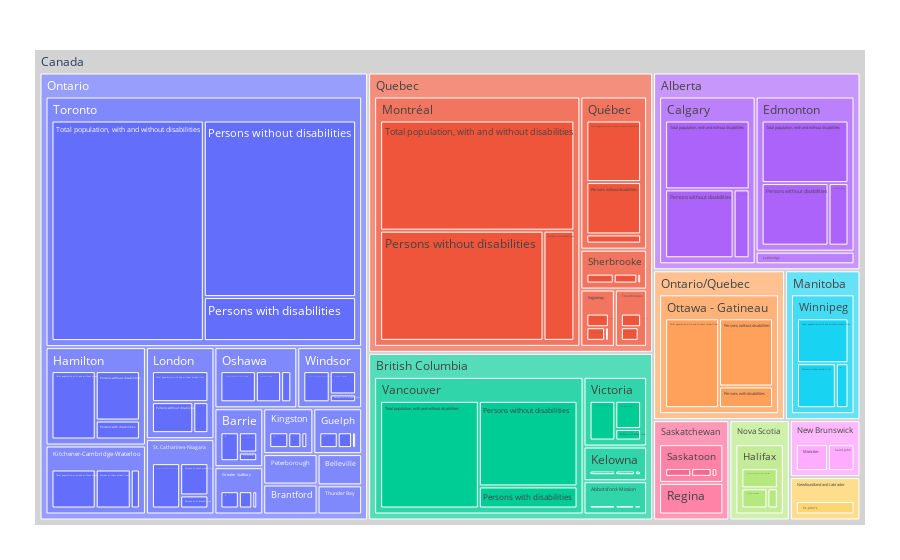

Here is the notebook cell this chart was saved with:
### Code cell
provinces = px.treemap(by_pop, path=[px.Constant("Canada"), 'Province', 'City', 'Disability'], values='Number')
provinces.update_traces(root_color="lightgrey")
provinces.update_layout(margin = dict(t=50, l=35, r=35, b=35))
provinces.show()

### Figure 1 — Plotly figure (JSON) as saved in the notebook; plotly's stock layout.template omitted (floating-point values rounded to 4 significant figures; data arrays with more than 128 entries replaced by an {"elided": "..."} marker saying what was removed)
{"data": [{"branchvalues": "total", "domain": {"x": [0, 1], "y": [0, 1]}, "hovertemplate": "labels=%{label}<br>Number=%{value}<br>parent=%{parent}<br>id=%{id}<extra></extra>", "ids": {"elided": "151 str values"}, "labels": {"elided": "151 str values"}, "name": "", "parents": {"elided": "151 str values"}, "root": {"color": "lightgrey"}, "type": "treemap", "values": {"elided": "151 int values"}}], "layout": {"legend": {"tracegroupgap": 0}, "margin": {"b": 35, "l": 35, "r": 35, "t": 50}}}
